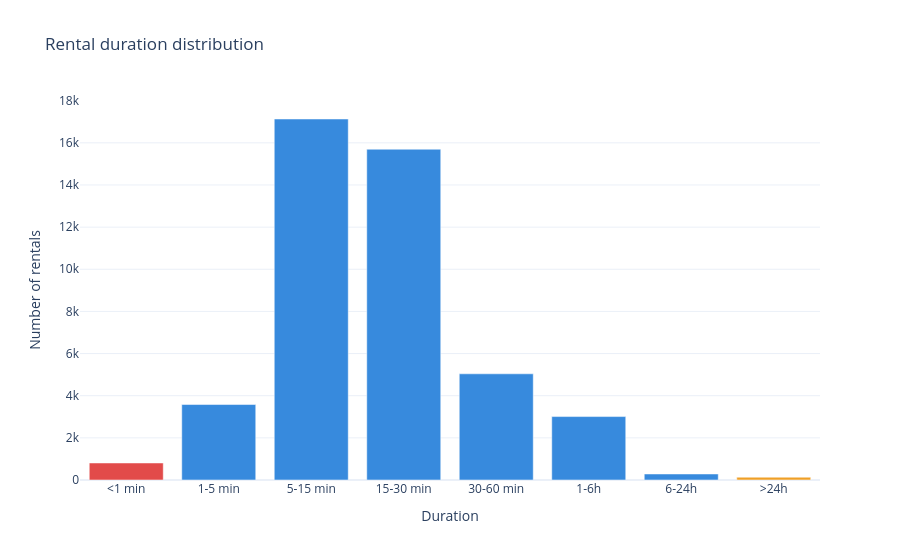

The cell this chart's notebook holds for it:
### Code cell
# Chart 1 — rental duration distribution
colors = ['#E24B4A' if x == '<1 min' else '#EF9F27' if x == '>24h' 
          else '#378ADD' for x in bucket_counts['duration_bucket']]

fig1 = px.bar(
    bucket_counts,
    x='duration_bucket',
    y='count',
    title='Rental duration distribution',
    labels={'duration_bucket': 'Duration', 'count': 'Number of rentals'},
    template='plotly_white'
)
fig1.update_traces(marker_color=colors)
fig1.show()

### Figure 1 — Plotly figure (JSON) as saved in the notebook; plotly's stock layout.template omitted (floating-point values rounded to 4 significant figures)
{"data": [{"alignmentgroup": "True", "hovertemplate": "Duration=%{x}<br>Number of rentals=%{y}<extra></extra>", "legendgroup": "", "marker": {"color": ["#E24B4A", "#378ADD", "#378ADD", "#378ADD", "#378ADD", "#378ADD", "#378ADD", "#EF9F27"], "pattern": {"shape": ""}}, "name": "", "offsetgroup": "", "orientation": "v", "showlegend": false, "textposition": "auto", "type": "bar", "x": ["<1 min", "1-5 min", "5-15 min", "15-30 min", "30-60 min", "1-6h", "6-24h", ">24h"], "xaxis": "x", "y": [808, 3582, 17131, 15697, 5039, 3010, 286, 133], "yaxis": "y"}], "layout": {"barmode": "relative", "legend": {"tracegroupgap": 0}, "title": {"text": "Rental duration distribution"}, "xaxis": {"anchor": "y", "domain": [0, 1], "title": {"text": "Duration"}}, "yaxis": {"anchor": "x", "domain": [0, 1], "title": {"text": "Number of rentals"}}}}
